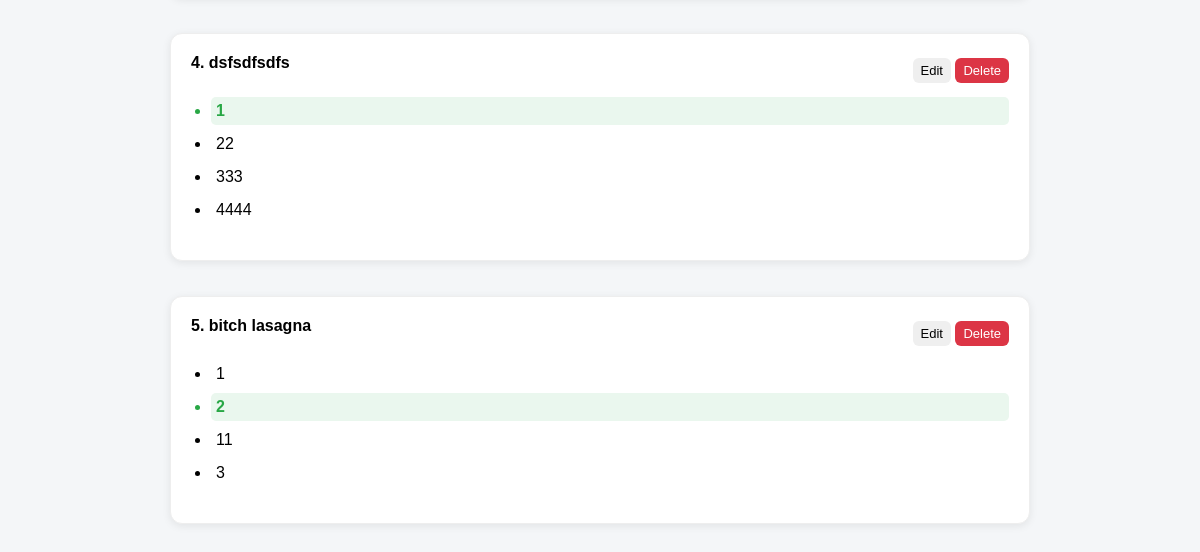
/admin/quizzes/view/1 (signed in, lower part), run on an earlier commit of the app's database.
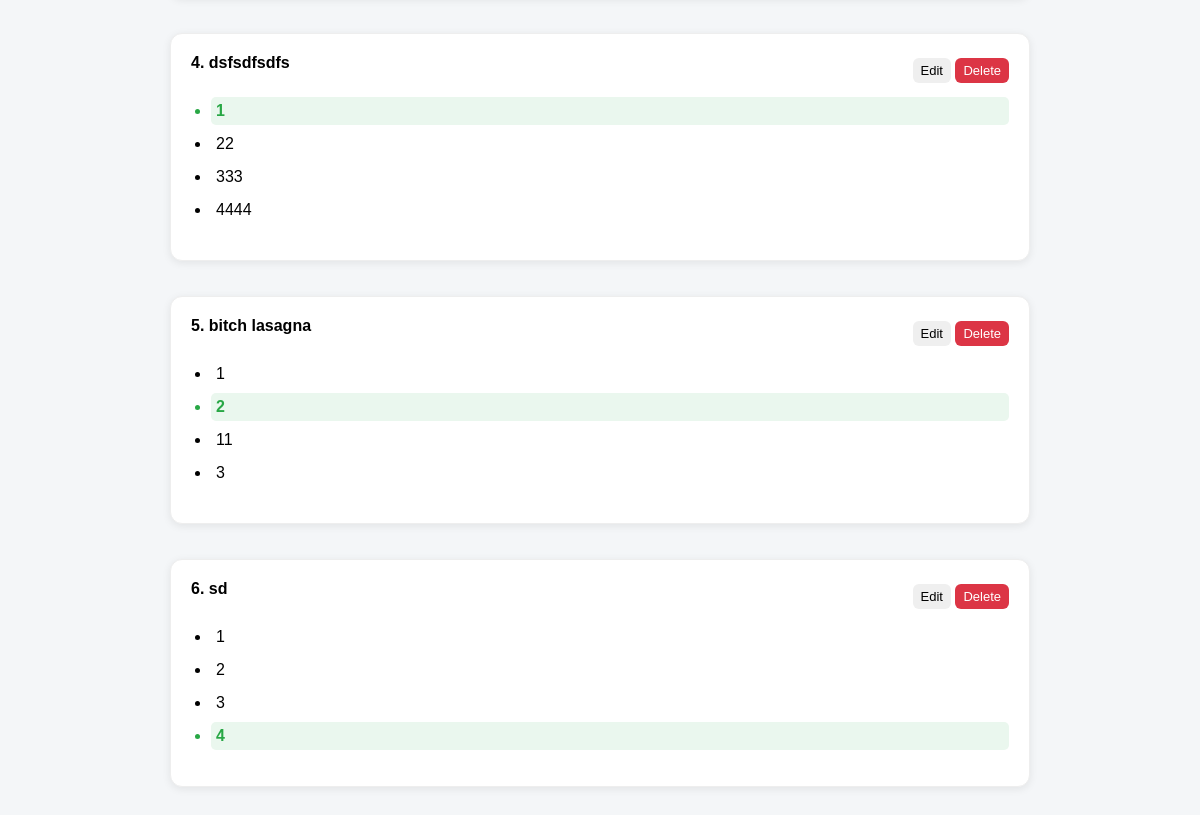
And on a later commit of the database.
### controller/models.py (models this page shows)
class Question(db.Model):
    __tablename__ = "questions"
    id = db.Column(db.Integer, primary_key=True)
    question_text = db.Column(db.Text, nullable=False)
    option1 = db.Column(db.String(200), nullable=False)
    option2 = db.Column(db.String(200), nullable=False)
    option3 = db.Column(db.String(200), nullable=False)
    option4 = db.Column(db.String(200), nullable=False)
    correct_option = db.Column(db.Integer, nullable=False)
    marks = db.Column(db.Integer, nullable=False, default=1)
    quiz_id = db.Column(db.Integer, db.ForeignKey("quizzes.id"), nullable=False)

### app.py (the view)
@app.route("/admin/quizzes/view/<int:id>")
def view_quiz(id):
    if not admin_access():
        return redirect(url_for("home"))
    quiz = Quiz.query.get_or_404(id)
    return render_template("view_quiz.html", quiz=quiz)

### app.py (called while the page is built)
def admin_access():
    if "user_id" not in session:
        flash("Please login first")
        return False
    if session.get("role") != "admin":
        flash("You are not authorized to access this page")
        return False
    return True

### templates/view_quiz.html (shortened to what this page needs)
{% extends "base.html" %}
{% block content %}
<div class="container">
    <div class="question-list">
        {% if quiz.questions %}
        {% for q in quiz.questions %}
        <div class="question-card">
            <div class="question-header">
                <h3>{{ loop.index }}. {{ q.question_text }}</h3>
                <div>
                    <button class="btn small" onclick="location.href='{{ url_for('edit_question', id=q.id) }}'">
                        Edit
                    </button>
                    <form method="POST" action="{{ url_for('delete_question', id=q.id) }}" style="display:inline;"
                        onsubmit="return confirm('Are you sure you want to delete this question?');">
                        <button type="submit" class="btn small danger">
                            Delete
                        </button>
                    </form>
                </div>
            </div>
            <ul class="options">
                <li class="{% if q.correct_option == 1 %}correct{% endif %}">
                    {{ q.option1 }}
                </li>
                <li class="{% if q.correct_option == 2 %}correct{% endif %}">
                    {{ q.option2 }}
                </li>
                <li class="{% if q.correct_option == 3 %}correct{% endif %}">
                    {{ q.option3 }}
                </li>
                <li class="{% if q.correct_option == 4 %}correct{% endif %}">
                    {{ q.option4 }}
                </li>
            </ul>
        </div>
        {% endfor %}
        {% else %}
        <p>No questions added yet.</p>
        {% endif %}
    </div>
</div>
{% endblock %}

What changed in the data, as far as the page shows it:
added Question: question_text "sd", option1 "1", option2 "2", option3 "3", option4 "4", correct_option 4 (drawn)
